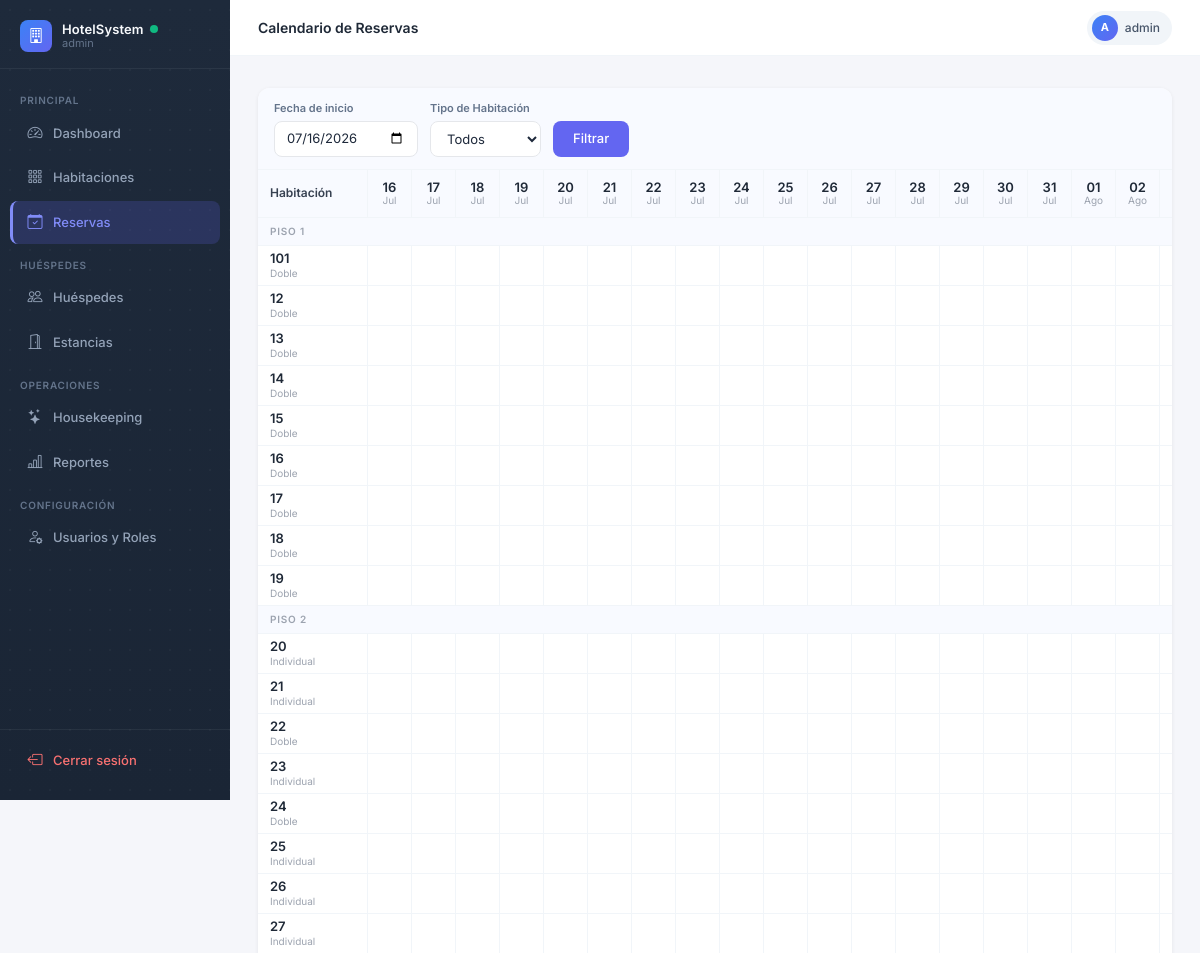
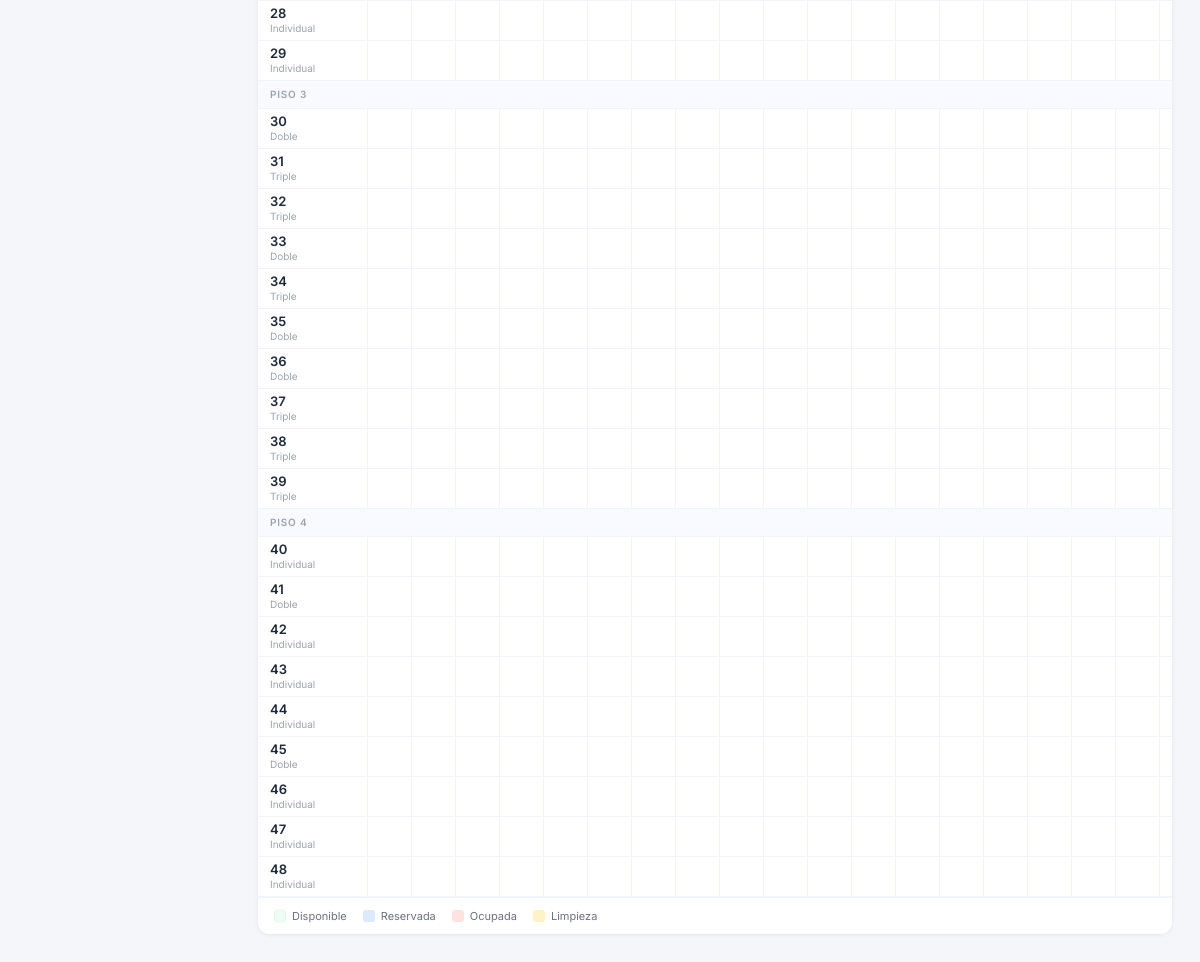
The app's page /reservas/calendario/ (signed in) with its own data (2 pictures, top to bottom).
### hotel/models.py (models this page shows, shortened)
class Habitacion(models.Model):
    DISPONIBLE = 'DISPONIBLE'
    OCUPADA = 'OCUPADA'
    LIMPIEZA = 'LIMPIEZA'
    MANTENIMIENTO = 'MANTENIMIENTO'
    ESTADO_CHOICES = [
        (DISPONIBLE, 'Disponible'),
        (OCUPADA, 'Ocupada'),
        (LIMPIEZA, 'En Limpieza'),
        (MANTENIMIENTO, 'En Mantenimiento'),
    ]
    hotel = models.ForeignKey(Hotel, on_delete=models.CASCADE, related_name='habitaciones')
    tipo = models.ForeignKey(TipoHabitacion, on_delete=models.CASCADE, related_name='habitaciones')
    numero = models.CharField(max_length=10)
    piso = models.IntegerField()
    estado = models.CharField(max_length=20, choices=ESTADO_CHOICES, default=DISPONIBLE)
    imagen_url = models.URLField(blank=True, null=True)
    imagenes_urls = models.JSONField(default=list, blank=True)
    class Meta:
        verbose_name = 'Habitación'
        verbose_name_plural = 'Habitaciones'
        unique_together = ['hotel', 'numero']

class TipoHabitacion(models.Model):
    hotel = models.ForeignKey(Hotel, on_delete=models.CASCADE, related_name='tipos_habitacion')
    nombre = models.CharField(max_length=100)
    capacidad = models.IntegerField(validators=[MinValueValidator(1)])
    precio_base = models.DecimalField(max_digits=10, decimal_places=2)
    amenidades = models.JSONField(default=list)
    class Meta:
        verbose_name = 'Tipo de Habitación'
        verbose_name_plural = 'Tipos de Habitación'

### views_frontend.py (the view, shortened to what this page needs)
# urls.py: path('reservas/calendario/', reservas_calendario, name='reservas_calendario'),
@login_required
def reservas_calendario(request):
    if not _es_recepcionista(request.user):
        return _acceso_denegado(request)
    from datetime import timedelta
    from django.utils import timezone
    hoy = timezone.now().date()
    fecha_inicio_str = request.GET.get('fecha_inicio')
    if fecha_inicio_str:
        try:
            from datetime import datetime
            fecha_inicio = datetime.strptime(fecha_inicio_str, '%Y-%m-%d').date()
        except:
            fecha_inicio = hoy
    else:
        fecha_inicio = hoy
    dias = [fecha_inicio + timedelta(days=i) for i in range(30)]
    fecha_fin = dias[-1]
    habitaciones = Habitacion.objects.select_related('tipo').all().order_by('piso', 'numero')
    tipo_id = request.GET.get('tipo')
    if tipo_id:
        habitaciones = habitaciones.filter(tipo_id=tipo_id)
    reservas = Reserva.objects.filter(
        fecha_entrada__lte=fecha_fin,
        fecha_salida__gte=fecha_inicio,
        estado__in=['PENDIENTE', 'CONFIRMADA', 'CHECKIN']
    ).select_related('huesped', 'habitacion')
    eventos = []
    tipos = TipoHabitacion.objects.all()
    return render(request, 'reservas/calendario.html', {
        'dias': dias,
        'habitaciones': habitaciones,
        'eventos': eventos,
        'tipos': tipos,
        'fecha_inicio': fecha_inicio,
        'tipo_id': int(tipo_id) if tipo_id else ''
    })

### config/roles.py (called while the page is built)
def es_admin(user):
    if not user or not user.is_authenticated:
        return False
    return user.is_superuser or pertenece_a_grupo(user, ROL_ADMIN)

def es_recepcionista(user):
    if not user or not user.is_authenticated:
        return False
    return es_admin(user) or pertenece_a_grupo(user, ROL_RECEPCIONISTA)

### views_frontend.py (called while the page is built)
def _es_recepcionista(user):
    return roles.es_recepcionista(user)

### templates/reservas/calendario.html (shortened to what this page needs)
{% extends 'base.html' %}
{% block page_title %}Calendario de Reservas{% endblock %}
{% block content %}
<div class="calendario-card mb-4 mt-2">
  <form method="get" class="cal-filters">
    <div class="cal-filter-group">
      <label>Fecha de inicio</label>
      <input type="date" name="fecha_inicio" value="{{ fecha_inicio|date:'Y-m-d' }}">
    </div>
    <div class="cal-filter-group">
      <label>Tipo de Habitación</label>
      <select name="tipo">
        <option value="">Todos</option>
      </select>
    </div>
    <button type="submit" class="cal-btn-filtrar">Filtrar</button>
  </form>
  <div class="timeline-container">
    <div class="timeline-header">
      <div class="timeline-cell-hab">Habitación</div>
      {% for dia in dias %}
      <div class="timeline-cell-day">
        <span class="day-num">{{ dia|date:"d" }}</span>
        <span class="day-month">{{ dia|date:"M" }}</span>
      </div>
      {% endfor %}
    </div>
    {% regroup habitaciones by piso as pisos_list %}
    {% for piso in pisos_list %}
    <div class="piso-separador">PISO {{ piso.grouper }}</div>
    {% for hab in piso.list %}
    <div class="timeline-row">
      <div class="timeline-cell-hab">
        <span class="hab-num">{{ hab.numero }}</span>
        <span class="hab-type">{{ hab.tipo.nombre }}</span>
      </div>
      {% for dia in dias %}
      <div class="timeline-cell-day"></div>
      {% endfor %}
    </div>
    {% endfor %}
    {% empty %}
    <div class="p-4 text-center text-muted" style="font-size:13px;">No hay habitaciones registradas.</div>
    {% endfor %}
  </div>
  <div class="leyenda-container">
    <div class="leyenda-item">
      <div class="leyenda-box" style="background:#f0fdf4; border: 1px solid #dcfce7;"></div> Disponible
    </div>
    <div class="leyenda-item">
      <div class="leyenda-box" style="background:#dbeafe;"></div> Reservada
    </div>
    <div class="leyenda-item">
      <div class="leyenda-box" style="background:#fee2e2;"></div> Ocupada
    </div>
    <div class="leyenda-item">
      <div class="leyenda-box" style="background:#fef3c7;"></div> Limpieza
    </div>
  </div>
</div>
{% endblock %}

### templates/base.html (shortened to what this page needs)
<!DOCTYPE html>
<html lang="es">
<head>
  <link href="https://cdn.jsdelivr.net/npm/bootstrap@5.3.0/dist/css/bootstrap.min.css" rel="stylesheet">
  <link href="https://cdn.jsdelivr.net/npm/bootstrap-icons@1.11.0/font/bootstrap-icons.css" rel="stylesheet">
</head>
<body>
  {% if user.is_authenticated %}
  <aside class="sidebar">
    <div class="sidebar-brand">
      <div class="sidebar-brand-icon"><i class="bi bi-building"></i></div>
      <div class="sidebar-brand-text">
        <div class="sidebar-brand-name">HotelSystem <span
            style="width:8px;height:8px;background:#10b981;border-radius:50%;animation: pulse 2s infinite; display: inline-block;"></span>
        </div>
        <div class="sidebar-brand-user">{{ user.username }}</div>
      </div>
    </div>
    <nav class="sidebar-nav">
      {% with groups=request.user.groups.all|stringformat:"s" %}
      {% if request.user.is_superuser or 'admin' in groups or 'recepcionista' in groups %}
      <div class="sidebar-section">Principal</div>
      <a href="/dashboard/" class="nav-link {% if request.path == '/dashboard/' %}active{% endif %}">
        <i class="bi bi-speedometer2"></i>Dashboard
      </a>
      <a href="/habitaciones/" class="nav-link {% if '/habitaciones/' in request.path %}active{% endif %}">
        <i class="bi bi-grid-3x3-gap"></i>Habitaciones
      </a>
      <a href="/reservas/" class="nav-link {% if '/reservas/' in request.path %}active{% endif %}">
        <i class="bi bi-calendar-check"></i>Reservas
      </a>
      <div class="sidebar-section">Huéspedes</div>
      <a href="/huespedes/" class="nav-link {% if '/huespedes/' in request.path %}active{% endif %}">
        <i class="bi bi-people"></i>Huéspedes
      </a>
      <a href="/estancias/" class="nav-link {% if '/estancias/' in request.path %}active{% endif %}">
        <i class="bi bi-door-open"></i>Estancias
      </a>
      {% endif %}
      <div class="sidebar-section">Operaciones</div>
      {% if request.user.is_superuser or 'admin' in groups or 'housekeeping' in groups %}
      <a href="/housekeeping/" class="nav-link {% if '/housekeeping/' in request.path %}active{% endif %}">
        <i class="bi bi-stars"></i>Housekeeping
      </a>
      {% endif %}
      {% if request.user.is_superuser or 'admin' in groups %}
      <a href="/reportes/" class="nav-link {% if '/reportes/' in request.path %}active{% endif %}">
        <i class="bi bi-bar-chart-line"></i>Reportes
      </a>
      {% endif %}
      {% if request.user.is_superuser or 'admin' in groups %}
      <div class="sidebar-section">Configuración</div>
      <a href="/usuarios/" class="nav-link {% if '/usuarios/' in request.path %}active{% endif %}">
        <i class="bi bi-person-gear"></i>Usuarios y Roles
      </a>
      {% endif %}
      {% endwith %}
    </nav>
    <div class="sidebar-footer">
      <a href="/logout/" class="nav-link logout">
        <i class="bi bi-box-arrow-left"></i>Cerrar sesión
      </a>
    </div>
  </aside>
  <header class="navbar-top">
    <div class="d-flex align-items-center gap-2">
      <span class="navbar-top-title">{% block page_title %}{% endblock %}</span>
    </div>
    <div class="user-chip">
      <div class="user-chip-avatar">{{ user.username|slice:":1"|upper }}</div>
      {{ user.username }}
    </div>
  </header>
  <main class="main-content">
    {% block content %}{% endblock %}
  </main>
</body>
</html>
{% else %}
{% block auth_content %}{% endblock %}
{% endif %}
</body>
</html>

### templates/base.html (style rules this page uses)
*, *::before, *::after { box-sizing: border-box; transition: background-color 0.15s ease, border-color 0.15s ease, box-shadow 0.15s ease, transform 0.15s ease; }
body { font-family: 'Inter', system-ui, sans-serif; background: #f5f6fa; color: #374151; font-size: 14px; -webkit-font-smoothing: antialiased; }
h1, h2, h3, h4, h5, h6, .navbar-top-title, .form-section-title { color: #1f2937; }
.sidebar { width: 230px; min-height: 100vh; background: linear-gradient(180deg, #1e2a3b 0%, #1a2535 100%); background-image: radial-gradient(circle, rgba(255, 255, 255, 0.03) 1px, transparent 1px), linear-gradient(180deg, #1e2a3b 0%, #1a2535 100%); background-size: 20px 20px, 100% 100%; position: fixed; top: 0; left: 0; z-index: 100; display: flex; flex-direction: column; padding: 0; }
.sidebar-brand { display: flex; align-items: center; gap: 10px; padding: 20px 20px 16px; border-bottom: 1px solid rgba(255, 255, 255, .06); }
.sidebar-brand-icon { width: 32px; height: 32px; border-radius: 8px; background: linear-gradient(135deg, #3b82f6, #6366f1); display: flex; align-items: center; justify-content: center; color: #fff; font-size: 15px; flex-shrink: 0; }
.sidebar-brand-text { line-height: 1.2; }
.sidebar-brand-name { color: #f8fafc; font-size: 13px; font-weight: 600; letter-spacing: .01em; display: flex; align-items: center; gap: 6px; }
.sidebar-brand-user { color: #64748b; font-size: 11px; }
.sidebar-nav { padding: 12px 10px; flex: 1; }
.sidebar-section { color: #64748b; font-size: 10px; font-weight: 600; letter-spacing: .08em; text-transform: uppercase; padding: 12px 10px 4px; }
.nav-link { display: flex; align-items: center; gap: 9px; color: #94a3b8; font-size: 13px; font-weight: 500; padding: 10px 16px; border-radius: 8px; margin-bottom: 2px; transition: background .15s, color .15s, transform .15s, padding .15s, border .15s; text-decoration: none; border-left: 0px solid transparent; }
.nav-link i { font-size: 15px; flex-shrink: 0; width: 18px; text-align: center; }
.nav-link.active { background: rgba(99, 102, 241, .2); color: #818cf8; border-left: 3px solid #818cf8; padding-left: 13px; }
.nav-link.active i { color: #818cf8; }
.sidebar-footer { padding: 10px 10px 16px; border-top: 1px solid rgba(255, 255, 255, .06); }
.nav-link.logout { color: #f87171; }
.navbar-top { margin-left: 230px; position: sticky; top: 0; z-index: 99; background: #fff; border-bottom: 1px solid #f1f5f9; padding: 0 28px; height: 56px; display: flex; align-items: center; justify-content: space-between; }
.navbar-top-title { font-size: 14px; font-weight: 600; color: #1f2937; }
.user-chip { display: flex; align-items: center; gap: 7px; background: #f1f5f9; border-radius: 20px; padding: 4px 12px 4px 5px; font-size: 12px; font-weight: 500; color: #475569; }
.user-chip-avatar { width: 26px; height: 26px; border-radius: 50%; background: linear-gradient(135deg, #3b82f6, #6366f1); color: #fff; font-size: 11px; font-weight: 700; display: flex; align-items: center; justify-content: center; }
.main-content { margin-left: 230px; padding: 24px 28px; min-height: 100vh; }

### records on screen
Habitacion: numero "101", tipo.nombre "Doble"
Habitacion: numero "12", tipo.nombre "Doble"
Habitacion: numero "13", tipo.nombre "Doble"
Habitacion: numero "14", tipo.nombre "Doble"
Habitacion: numero "15", tipo.nombre "Doble"
Habitacion: numero "16", tipo.nombre "Doble"
Habitacion: numero "17", tipo.nombre "Doble"
Habitacion: numero "18", tipo.nombre "Doble"
Habitacion: numero "19", tipo.nombre "Doble"
Habitacion: numero "20", tipo.nombre "Individual"
Habitacion: numero "21", tipo.nombre "Individual"
Habitacion: numero "22", tipo.nombre "Doble"
Habitacion: numero "23", tipo.nombre "Individual"
Habitacion: numero "24", tipo.nombre "Doble"
Habitacion: numero "25", tipo.nombre "Individual"
Habitacion: numero "26", tipo.nombre "Individual"
Habitacion: numero "27", tipo.nombre "Individual"
Habitacion: numero "28", tipo.nombre "Individual"
Habitacion: numero "29", tipo.nombre "Individual"
Habitacion: numero "30", tipo.nombre "Doble"
Habitacion: numero "31", tipo.nombre "Triple"
Habitacion: numero "32", tipo.nombre "Triple"
Habitacion: numero "33", tipo.nombre "Doble"
Habitacion: numero "34", tipo.nombre "Triple"
Habitacion: numero "35", tipo.nombre "Doble"
Habitacion: numero "36", tipo.nombre "Doble"
Habitacion: numero "37", tipo.nombre "Triple"
Habitacion: numero "38", tipo.nombre "Triple"
Habitacion: numero "39", tipo.nombre "Triple"
Habitacion: numero "40", tipo.nombre "Individual"
Habitacion: numero "41", tipo.nombre "Doble"
Habitacion: numero "42", tipo.nombre "Individual"
Habitacion: numero "43", tipo.nombre "Individual"
Habitacion: numero "44", tipo.nombre "Individual"
Habitacion: numero "45", tipo.nombre "Doble"
Habitacion: numero "46", tipo.nombre "Individual"
Habitacion: numero "47", tipo.nombre "Individual"
Habitacion: numero "48", tipo.nombre "Individual"

### other values on screen
{{ user.username }} "admin"
{{ user.username|slice:":1"|upper }} "A"
{{ dia|date:"d" }} "16" "17" "18" "19" "20" "21" "22" "23" "24" "25" "26" "27" "28" "29" "30" "31" "01" "02"
{{ dia|date:"M" }} "Jul" "Jul" "Jul" "Jul" "Jul" "Jul" "Jul" "Jul" "Jul" "Jul" "Jul" "Jul" "Jul" "Jul" "Jul" "Jul" "Ago" "Ago"
{{ piso.grouper }} "1" "2" "3" "4"
